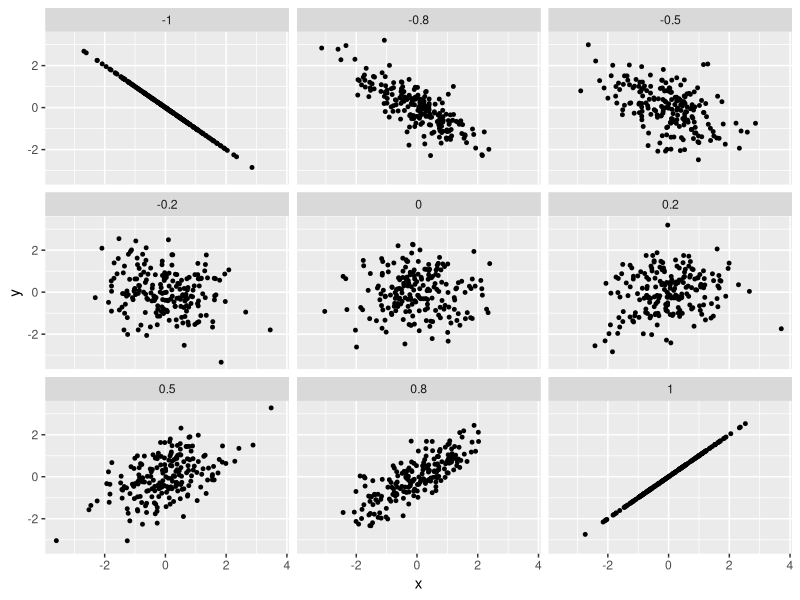

Generate this figure with R:
library(MASS)

corrdata <- function(samples = 200, r = 0){
  data <- mvrnorm(n = samples, 
                  mu = c(0,0), Sigma = matrix(c(1,r,r,1), nrow = 2), 
                  empirical = TRUE)
  X = data[, 1] # standard normal (mu = 0, sd = 1)
  Y = data[, 2] # standard normal (mu = 0, sd = 1)
  data.frame(x = X, y = Y)
}

df = data.frame();
for(i in c(1,0.8,0.5,0.2,0,-0.2,-0.5,-0.8,-1)){
  tmp <- corrdata(200,i)
  tmp['corr'] <- i
  df = rbind(df,tmp)
}

library(ggplot2)
g <- ggplot(df, aes(x = x, y = y)) + geom_point(size = 1)
g + facet_wrap(~corr) + stat_smooth(method = '1m', se = FALSE, color = 'red')